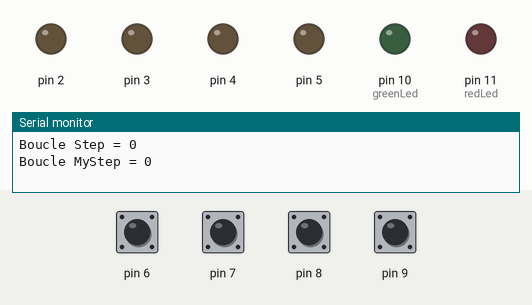
A sketch run on a simulated Arduino Uno, built with avr-gcc and run on an emulated ATmega328P. On the bench: output pins drawn as LEDs (lit = HIGH), the last lines printed to the serial monitor. Dashed ring = blinking. Inputs (shaded band) come from the test bench; at power-on: pin 6–9 HIGH.

Above: at 3.7 s.
3.8 s: pin 9 pulled LOW for 0.15 s
At 3.9 s:
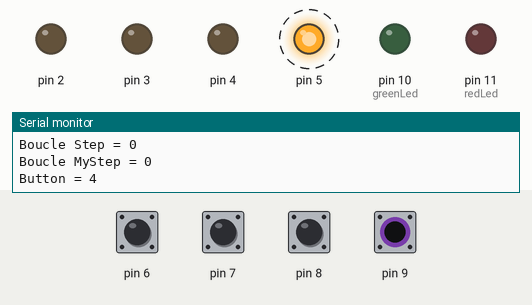
At 4.7 s:
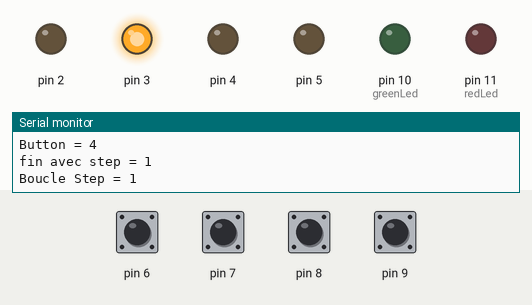
6.8 s: pin 6 pulled LOW for 0.15 s
At 7.6 s:
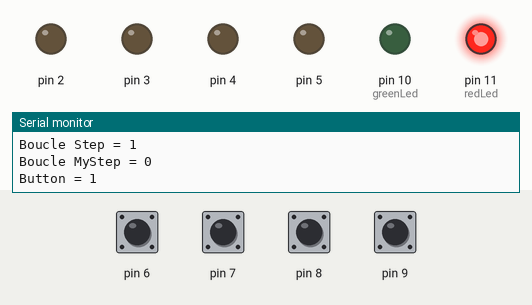
Timing chart, 0 to 9.8 s (numbered marks = the images above; inputs shaded):
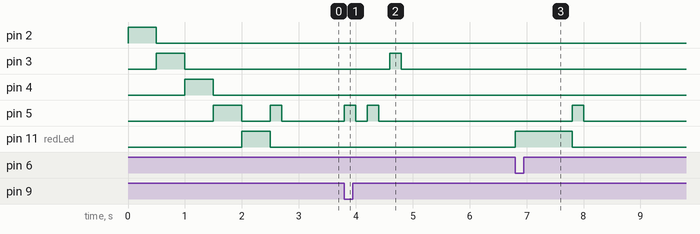

Measured:
- after the input at 3.8 s, pin 3: LOW → HIGH after 0.80 s, → LOW 0.20 s later; pin 5: alternates HIGH for 0.20 s and LOW for 0.20 s, 4 changes in all, then stays LOW, starting at once
- after the input at 6.8 s, pin 5: LOW → HIGH after 1.0 s, → LOW 0.20 s later; pin 11 (redLed): LOW → HIGH at once, → LOW 1.0 s later

The sketch:

LI-LightLockBox.ino
```cpp
const int btn1 = 6;
const int btn2 = 7;
const int btn3 = 8;
const int btn4 = 9;
const int led1 = 2;
const int led2 = 3;
const int led3 = 4;
const int led4 = 5;
const int redLed = 11;
const int greenLed = 10;

const blinkDelay(200);

const int sequence[6] = {4,2,4,1,2,3};
volatile int myseq[6] = {0,0,0,0,0,0};

volatile int step = 0;
volatile int mystep = 0;
volatile bool result = false;

int checkButton(){
  int btn = 0;
  while(btn == 0) {
    for(int i = 6; i < 10; i++){
      if(digitalRead(i) == 0){ btn = i;}
    }
  }
  return btn - 5;
}

void blinkLed(int led){
  digitalWrite(led+1, 1);
  delay(blinkDelay);
  digitalWrite(led+1, 0);
  delay(blinkDelay);
}

void blinkSequence(){
  for(int i = 0; i <= step; i++){
    blinkLed(sequence[i]);
  }
}
void setup() {
  Serial.begin(9600);
  for(int i = 2; i < 6; i++){
    pinMode(i, OUTPUT);
    digitalWrite(i, 1);
    delay(500);
    digitalWrite(i, 0);
  }
  for(int i = 6; i < 10; i++){
    pinMode(i, INPUT_PULLUP);
  }
  pinMode(redLed, OUTPUT);
  pinMode(greenLed, OUTPUT);
  digitalWrite(redLed, 1);
  delay(500);
  digitalWrite(redLed, 0);
}

void loop() {
  while(result == false){
    for(int i = 0; i <= step; i++){
      Serial.print("Boucle Step = ");
      Serial.println(step);
      blinkSequence();
      for(int a = 0; a <= step; a++){
        Serial.print("Boucle MyStep = ");
        Serial.println(mystep);
        int test = checkButton();
        Serial.print("Button = ");
        Serial.println(test);
        myseq[step] = test;
        if(myseq[step] == sequence[mystep]){
          blinkLed(test);
          mystep++;
        }
        else{
          step = 0;
          mystep = 0;
          digitalWrite(redLed, 1);
          delay(1000);
          digitalWrite(redLed, 0);
          return;
        }
      }
      step += 1;
      mystep = 0;
      Serial.print("fin avec step = ");
      Serial.println(step);
      if(step == 6){
        step = 0;
        result = true;
        return;

    }
    }
  }
  for(int i = 0; i < 5; i++){
    digitalWrite(greenLed, 1);
    delay(100);
    digitalWrite(greenLed, 0);
    delay(100);
  }
  digitalWrite(greenLed, 1);
  //OUVERTURE SERRURE
  delay(5000);
  digitalWrite(greenLed,0);
  digitalWrite(redLed, 1);
  //FERMETURE SERRURE
  delay(2000);
  digitalWrite(redLed, 0);
  result = false;

}
```
